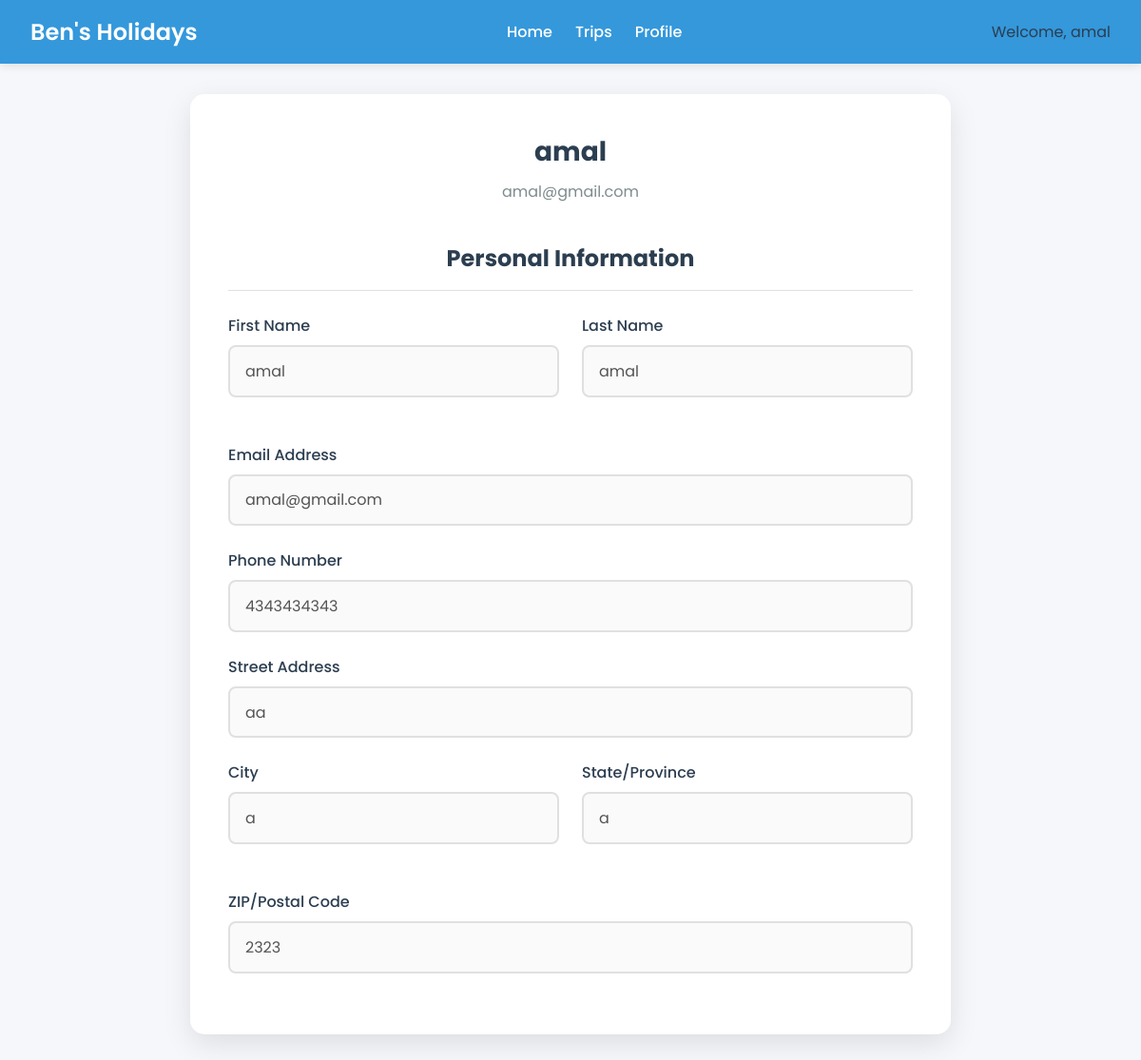
Page /user_prof_pg (signed in) on the committed database.
### user/models.py (models this page shows, shortened)
class USER_DB(models.Model):
    id = models.AutoField(primary_key=True)
    first_name = models.CharField(max_length=100)
    last_name = models.CharField(max_length=100)
    email = models.EmailField(unique=True)
    password = models.CharField(max_length=128)  # Store hashed passwords
    phone = models.CharField(max_length=20, blank=True, null=True)
    address = models.CharField(max_length=255)
    city = models.CharField(max_length=100)
    state = models.CharField(max_length=100)
    zip_code = models.CharField(max_length=20)
    terms_accepted = models.BooleanField(default=False)
    created_at = models.DateTimeField(auto_now_add=True)
    updated_at = models.DateTimeField(auto_now=True)

### user/views.py (the view)
# urls.py: path('user_prof_pg', views.user_prof, name='user_prof'),
def user_prof(request):
    if 'user_id' not in request.session:
        return redirect('login')
    user = USER_DB.objects.get(id=request.session['user_id'])
    return render(request, 'prof.html', {'user': user})

### user/templates/prof.html (shortened to what this page needs)
<!DOCTYPE html>
<html lang="en">
<head>
    <link rel="stylesheet" href="https://cdnjs.cloudflare.com/ajax/libs/font-awesome/6.0.0-beta3/css/all.min.css">
</head>
<body>
    <nav class="navbar">
        <a href="/" class="logo">Ben's Holidays</a>
        <div class="nav-links">
            <a href="/user_home_pg">Home</a>
            <a href="/user_trip_pg">Trips</a>
            <a href="/user_prof_pg" class="active">Profile</a>
        </div>
        <div class="user-profile">
            <span>Welcome, {{ request.session.user_name }}</span>
        </div>
    </nav>
    <div class="main-container">
        <div class="profile-card">
            <div class="profile-header">
                <h2 class="profile-name">{{ request.session.user_name }}</h2>
                <p class="profile-email">{{ request.session.user_email }}</p>
            </div>
            <h2 class="section-title">Personal Information</h2>
            <form action="/update_profile" method="POST">
                <div class="form-row">
                    <div class="form-group">
                        <label for="first_name">First Name</label>
                        <input disabled type="text" id="first_name" name="first_name" class="form-control" value="{{ user.first_name }}" required>
                    </div>
                    <div class="form-group">
                        <label for="last_name">Last Name</label>
                        <input disabled type="text" id="last_name" name="last_name" class="form-control" value="{{ user.last_name }}" required>
                    </div>
                </div>
                <div class="form-group">
                    <label for="email">Email Address</label>
                    <input disabled type="email" id="email" name="email" class="form-control" value="{{ user.email }}" required>
                </div>
                <div class="form-group">
                    <label for="phone">Phone Number</label>
                    <input disabled type="tel" id="phone" name="phone" class="form-control" value="{{ user.phone }}">
                </div>
                <div class="form-group">
                    <label for="address">Street Address</label>
                    <input disabled type="text" id="address" name="address" class="form-control" value="{{ user.address }}" required>
                </div>
                <div class="form-row">
                    <div class="form-group">
                        <label for="city">City</label>
                        <input disabled type="text" id="city" name="city" class="form-control" value="{{ user.city }}" required>
                    </div>
                    <div class="form-group">
                        <label for="state">State/Province</label>
                        <input disabled type="text" id="state" name="state" class="form-control" value="{{ user.state }}" required>
                    </div>
                </div>
                <div class="form-group">
                    <label for="zip_code">ZIP/Postal Code</label>
                    <input disabled type="text" id="zip_code" name="zip_code" class="form-control" value="{{ user.zip_code }}" required>
                </div>
            </form>
        </div>
    </div>
</body>
</html>

### user/templates/prof.html (style rules this page uses)
* { margin: 0; padding: 0; box-sizing: border-box; font-family: 'Poppins', sans-serif; }
body { background-color: #f5f7fa; color: #2c3e50; }
.navbar { background-color: #3498db; padding: 1rem 2rem; display: flex; justify-content: space-between; align-items: center; box-shadow: 0 2px 10px rgba(0, 0, 0, 0.1); }
.logo { color: white; font-size: 1.5rem; font-weight: 600; text-decoration: none; }
.nav-links { display: flex; gap: 1.5rem; }
.nav-links a { color: white; text-decoration: none; font-weight: 500; transition: all 0.3s; }
.main-container { display: flex; justify-content: center; align-items: center; min-height: calc(100vh - 80px); padding: 2rem; }
.profile-card { background-color: white; border-radius: 15px; box-shadow: 0 10px 30px rgba(0, 0, 0, 0.1); width: 100%; max-width: 800px; padding: 2.5rem; margin: 0 auto; }
.profile-header { text-align: center; margin-bottom: 2.5rem; }
.profile-name { font-size: 1.75rem; margin-bottom: 0.5rem; color: #2c3e50; }
.profile-email { color: #7f8c8d; font-size: 1rem; }
.section-title { font-size: 1.5rem; margin-bottom: 1.5rem; padding-bottom: 1rem; border-bottom: 1px solid #e0e0e0; color: #2c3e50; text-align: center; }
.form-group { margin-bottom: 1.5rem; }
.form-group label { display: block; margin-bottom: 0.5rem; font-weight: 500; color: #2c3e50; }
.form-control { width: 100%; padding: 0.8rem 1rem; border: 2px solid #e0e0e0; border-radius: 8px; font-size: 1rem; transition: all 0.3s; }
.form-row { display: grid; grid-template-columns: repeat(2, 1fr); gap: 1.5rem; margin-bottom: 1.5rem; }

### rows in the picture
USER_DB: session.user_email "amal@gmail.com", first_name "amal", last_name "amal", email "amal@gmail.com", phone "4343434343", address "aa", city "a", state "a", zip_code "2323"

### other values in the picture
{{ request.session.user_name }} "amal"
